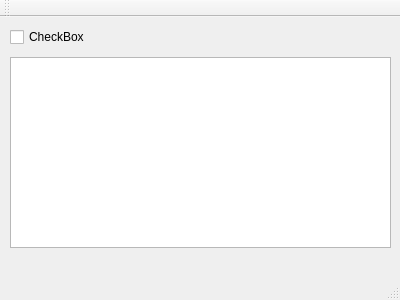
<?xml version="1.0" encoding="UTF-8"?>
<ui version="4.0">
 <class>MainWindow</class>
 <widget class="QMainWindow" name="MainWindow">
  <property name="geometry">
   <rect>
    <x>0</x>
    <y>0</y>
    <width>400</width>
    <height>300</height>
   </rect>
  </property>
  <property name="windowTitle">
   <string>MainWindow</string>
  </property>
  <widget class="QWidget" name="centralWidget">
   <widget class="QCheckBox" name="checkBox">
    <property name="geometry">
     <rect>
      <x>10</x>
      <y>10</y>
      <width>87</width>
      <height>20</height>
     </rect>
    </property>
    <property name="text">
     <string>CheckBox</string>
    </property>
   </widget>
   <widget class="QListView" name="listView">
    <property name="geometry">
     <rect>
      <x>10</x>
      <y>40</y>
      <width>381</width>
      <height>191</height>
     </rect>
    </property>
   </widget>
  </widget>
  <widget class="QMenuBar" name="menuBar">
   <property name="geometry">
    <rect>
     <x>0</x>
     <y>0</y>
     <width>400</width>
     <height>22</height>
    </rect>
   </property>
  </widget>
  <widget class="QToolBar" name="mainToolBar">
   <attribute name="toolBarArea">
    <enum>TopToolBarArea</enum>
   </attribute>
   <attribute name="toolBarBreak">
    <bool>false</bool>
   </attribute>
  </widget>
  <widget class="QStatusBar" name="statusBar"/>
 </widget>
 <layoutdefault spacing="6" margin="11"/>
 <resources/>
 <connections/>
</ui>
